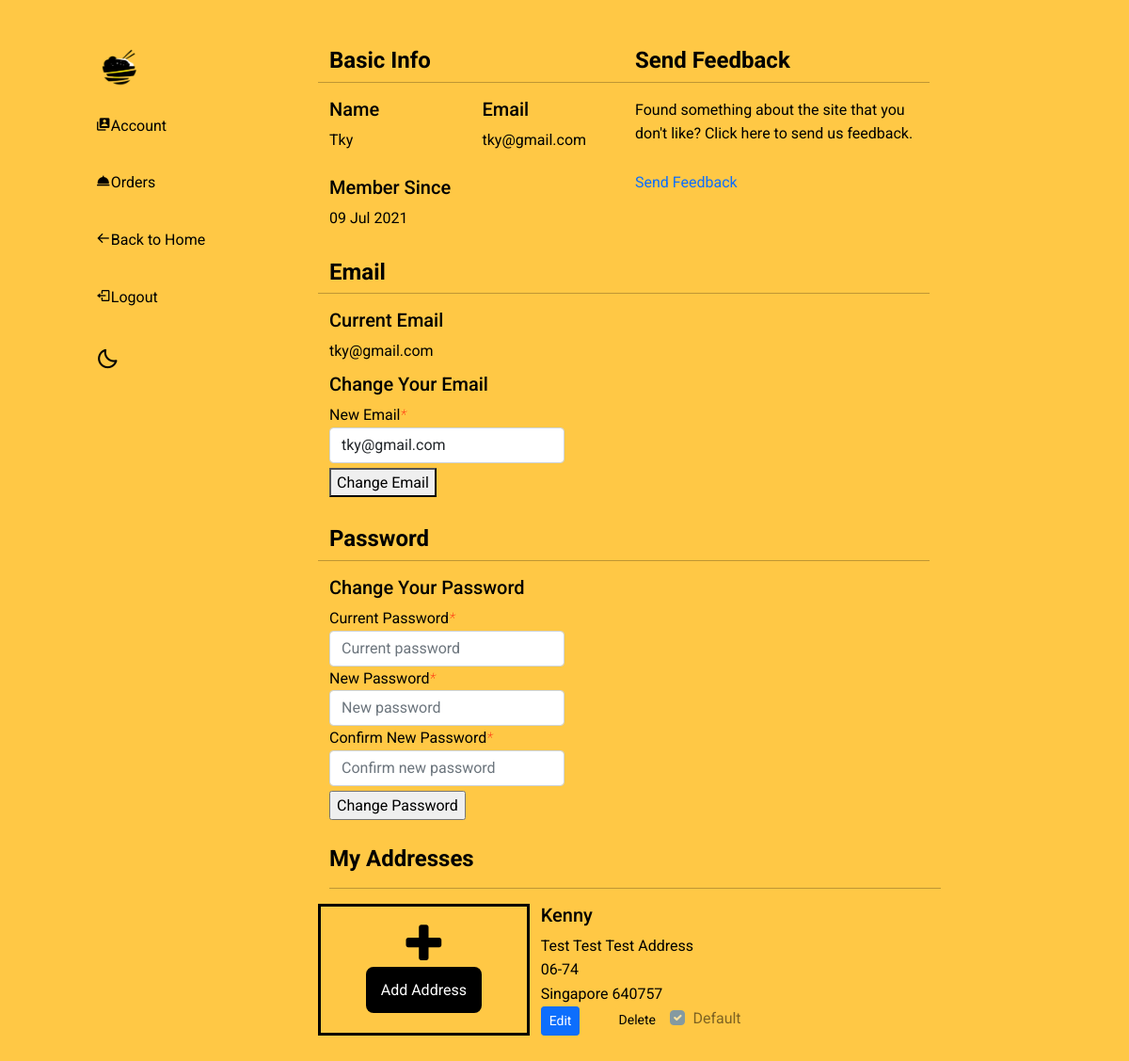
The page /account.php (signed in) on the database its author committed.
### tables this page shows
CREATE TABLE `users` (
  `users_id` int(11) NOT NULL,
  `users_name` varchar(255) NOT NULL,
  `users_email` varchar(255) NOT NULL,
  `users_password` varchar(128) NOT NULL,
  `users_phone` varchar(11) DEFAULT NULL,
  `users_age` int(3) DEFAULT NULL,
  `users_gender` smallint(6) DEFAULT NULL,
  `users_permission` smallint(6) NOT NULL DEFAULT '0',
  `users_joindate` timestamp NOT NULL DEFAULT CURRENT_TIMESTAMP ON UPDATE CURRENT_TIMESTAMP
);

CREATE TABLE `addresses` (
  `addresses_id` int(128) NOT NULL,
  `users_id` int(128) NOT NULL,
  `addresses_default` tinyint(4) NOT NULL DEFAULT '0',
  `addresses_fullName` varchar(256) NOT NULL,
  `addresses_companyName` varchar(256) DEFAULT NULL,
  `addresses_line1` varchar(256) NOT NULL,
  `addresses_line2` varchar(256) DEFAULT NULL,
  `addresses_unitNo` varchar(128) NOT NULL,
  `addresses_country` varchar(256) NOT NULL,
  `addresses_zipCode` varchar(256) NOT NULL
);

### account.php (the view, shortened to what the rows shown need)
<?php
include "config/db.php";
include "config/functions.php";
$name = DB::query('SELECT * FROM users WHERE users_id=%i', $_COOKIE['users_id']);
foreach($name as $name_result) {
    $return_name = $name_result['users_name'];
}
$email = DB::query('SELECT * FROM users WHERE users_id=%i', $_COOKIE['users_id']);
foreach($email as $email_result) {
    $return_email = $email_result['users_email'];
}
$memberSince = DB::query('SELECT * FROM users WHERE users_id=%i', $_COOKIE['users_id']);
foreach($memberSince as $memberSince_result) {
    $return_memberSince = $memberSince_result['users_joindate'];
}
$updateUserEmail = DB::query("SELECT users_id, users_email FROM users WHERE users_id=%i", $_COOKIE['users_id']);
foreach($updateUserEmail as $updateUserEmail_result) {
    $dBEmail = $updateUserEmail_result['users_email'];
}
$address = DB::query("SELECT * FROM addresses WHERE users_id=%i", $_COOKIE['users_id']);
?>
<!DOCTYPE html>
<html lang="en">
<head>
    <link href="https://cdn.jsdelivr.net/npm/bootstrap@5.0.0-beta3/dist/css/bootstrap.min.css" rel="stylesheet">
    <link rel="stylesheet" href="https://cdnjs.cloudflare.com/ajax/libs/font-awesome/4.7.0/css/font-awesome.min.css">
    <link href='https://unpkg.com/boxicons@2.0.7/css/boxicons.min.css' rel='stylesheet'>
    <link rel="stylesheet" href="css/styles.css">
    <link rel="stylesheet" href="css/account.css">
</head>
<body>
        <div class="accountcontainer viewer" id="viewer">
            <div class="row justify-content-md-center">
                <div class=" col-xl-9 accountrightbody">
                    <div id="account" class="row accountpage">
                        <div class="row accrow basicinforow">
                            <div class="col-lg-6 basicinfobox">
                                <div class="row basicinfo">
                                    <div class="col-lg-6">
                                        <h5>Name</h5>
                                        <p><?php
                                        echo ucwords($return_name);
                                        ?>
                                        </p><br>
                                    </div>
                                    <div class="col-lg-6">
                                        <h5>Email</h5>
                                        <p><?php
                                        echo $return_email;
                                        ?>
                                        </p>
                                    </div>
                                    <div class="col-12">
                                        <h5>Member Since</h5>
                                        <p><?php
                                        echo displayDate($return_memberSince);
                                        ?></p>
                                    </div>
                                </div>
                            </div>
                        </div>
                        <div class="row accrow emailrow">
                            <h4 class="accheader">Email</h4><hr>
                            <h5>Current Email</h5>
                            <p class="p"><?php echo $return_email; ?></p>
                            <h5>Change Your Email</h5>
                            <form>
                                <label for="emailUpdate">New Email<span class="redasterisk">*</span></label><br>
                                <input type="email" class="form-control emailUpdate" id="emailUpdate" placeholder="Enter Your New Email" name="emailUpdate" value="<?php echo $dBEmail; ?>">
                                <button type="button" value="Change Email" name="updateUserEmail" class="updateUserEmail">Change Email</button>
                            </form>
                        </div>
                    </div>
                    <div class="row accrow addressrow accountaddress" id="addresses">
                        <div>
                            <div class="row">
                                <?php
                                    $address = DB::query("SELECT * FROM addresses WHERE users_id=%i " , $_COOKIE['users_id']);
                                        foreach($address as $address_result){
                                            if($address_result['addresses_default']==1){
                                                echo '<div class="col-4 responsivenessneeded"><div class="row responsivenessneeded"><h5>';
                                                echo $address_result['addresses_fullName']; echo '</h5><p>';
                                                echo $address_result['addresses_line1']; echo '</p><p>';
                                                echo $address_result['addresses_line2']; echo '</p><p>';
                                                echo $address_result['addresses_unitNo']; echo '</p><p>';
                                                echo $address_result['addresses_country'] . " " . $address_result['addresses_zipCode'];
                                                echo '</p></div>
                                                <div class="row">
                                                    <div class="col-4">
                                                        <button type="button" class="btn btn-primary btn-sm editAdd" value="editAdd" data-bs-toggle="modal" data-bs-target="#addressinfo';
                                                        echo $address_result['addresses_id'];
                                                        echo '">Edit</button>
                                                    </div>
                                                    <div class="col-4">
                                                        <button type="button" class="btn btn-danger btn-sm deleteAdd" data-id="';
                                                echo $address_result['addresses_id'];
                                                echo '">Delete</button>
                                                        </div>
                                                        <div class="col-4 form-check">
                                                            <input class="form-check-input makeDefault" type="checkbox" value="" data-id="' . $address_result['addresses_id'] . '" id="flexCheckCheckedDisabled' . $address_result['addresses_id'] . '" checked disabled>
                                                            <label class="form-check-label" for="flexCheckCheckedDisabled' . $address_result['addresses_id'] . '">
                                                                Default
                                                            </label>
                                                        </div>
                                                    </div>
                                                </div>';
                                            }
                                        }
                                ?>
                            </div>
                        </div>
                    </div>
            </div>
        </div>
</body>
</html>

### rows shown on the page
users: users_name "Tky", users_email "tky@gmail.com", users_joindate "09 Jul 2021", emailUpdate "tky@gmail.com"
addresses: addresses_fullName "Kenny", addresses_line1 "Test Test Test Address", addresses_unitNo "06-74", addresses_country "Singapore", addresses_zipCode "640757"
